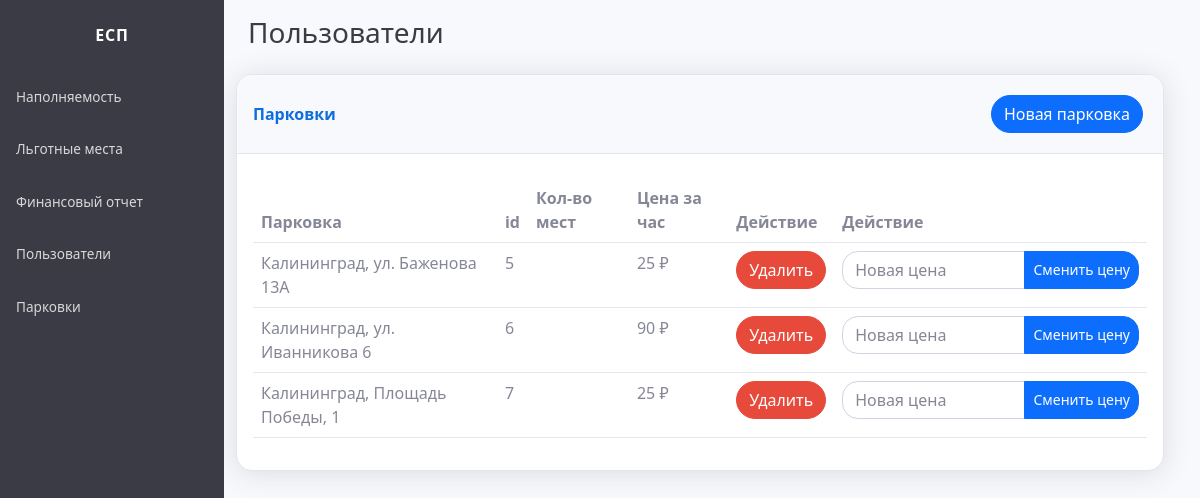
Before: /dash_parks (signed in) with the older database file.
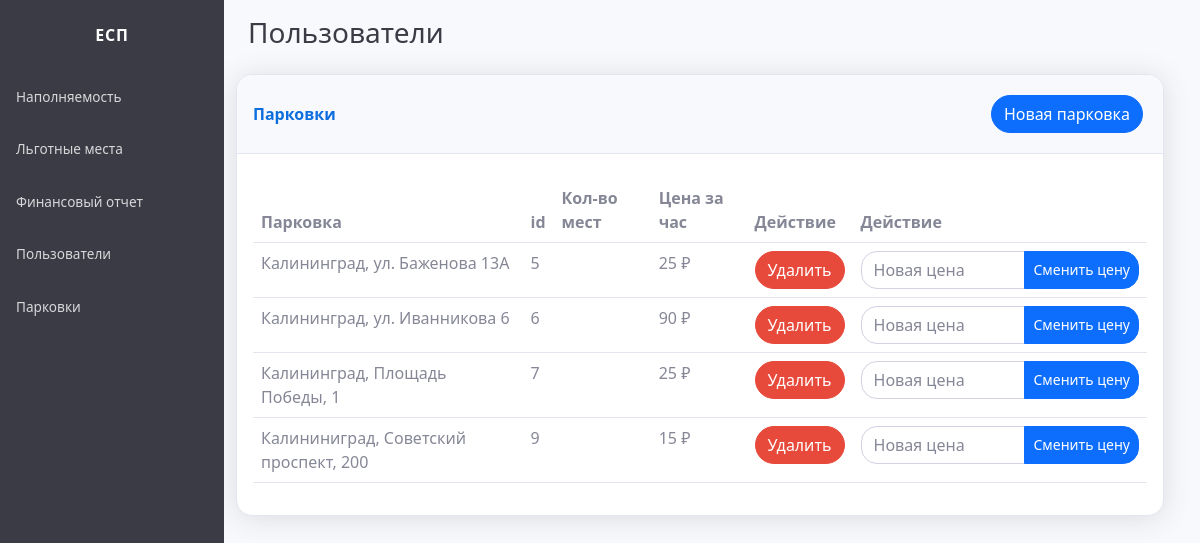
After: the same page with the newer database file.
### parkingapp/models.py (models this page shows, shortened)
class Parking(models.Model):
    lattitude = models.FloatField(default=0)
    longitude = models.FloatField(default=0)
    address = models.CharField(max_length=120, default='')
    registry_nubmer = models.PositiveIntegerField(default=0)
    max_parking_spaces = models.PositiveIntegerField(default=0)
    occupied_places = models.PositiveIntegerField(default=0)
    price_per_minute = models.PositiveIntegerField(default=0)
    change = models.DateTimeField(default=datetime(1, 1, 1, 0, 0, 0, tzinfo=None))

### parkingapp/views.py (the view)
# urls.py: path('dash_parks', views.dash_parks, name='dash_parks'),
def dash_parks(request):
    admins = User.objects.filter(rights=2)
    if request.user in admins:
        if request.method == 'POST':
            if 'change_price' in request.POST:
                form = ChangePriceForm(data=request.POST)
                if form.is_valid():
                    pk = request.POST.get('change_price')
                    new_price = request.POST['newprice']
                    parking = Parking.objects.get(pk=pk)
                    now = datetime(datetime.now().year, datetime.now().month, datetime.now().day, datetime.now().hour, datetime.now().minute, datetime.now().second, tzinfo=None)
                    tm = datetime(parking.change.year, parking.change.month, parking.change.day, parking.change.hour, parking.change.minute, parking.change.second, tzinfo=None)
                    if now - tm >= timedelta(days=90):
                        parking.price_per_minute = new_price
                        parking.change = datetime.now()
                        parking.save()
                        form = ChangePriceForm()
                    else:
                        return redirect(reverse('parkingapp:dash_parks'))
                else:
                    return redirect(reverse('parkingapp:error'))
            elif 'delete' in request.POST:
                pk = request.POST.get('delete')
                parking = Parking.objects.get(pk=pk)
                parking.delete()
                form = ChangePriceForm()
        else:
            form = ChangePriceForm()
        parkings = Parking.objects.all()
        return render(request, 'dash_parks.html', {'parkings':parkings, 'form': form})
    else:
        return redirect(reverse('parkingapp:dont_have_access'))

### parkingapp/forms.py
class ChangePriceForm(forms.Form):
    newprice = forms.IntegerField(required=True, widget=forms.NumberInput(attrs={
        'class': 'form-control radl',
        'placeholder': 'Новая цена'
    }))

### parkingapp/templates/dash_parks.html (shortened to what this page needs)
{% extends 'dash_base.html' %}
{% block content %}
<div class="d-flex flex-column" id="content-wrapper">
    <div id="content">
        <div class="container-fluid mt-3">
            <div class="d-sm-flex justify-content-between align-items-center mb-4">
                <h3 class="text-dark mb-0">Пользователи</h3>
            </div>
            <div class="row">
                <div class="row">
                    <div class="card shadow p-0">
                        <div class="d-sm-flex card-header py-3 justify-content-between align-items-center">
                            <p class="text-primary m-0 fw-bold">Парковки</p>
                            <div>
                                <a class="btn btn-primary rounded-pill mx-1 my-1" href="addparking" type="button">Новая парковка</a>
                            </div>
                        </div>
                        <div class="card-body">
                            <div class="row">
                            <div class="table-responsive table mt-2" id="dataTable" role="grid" aria-describedby="dataTable_info">
                                <table class="table my-0" id="dataTable">
                                    <thead>
                                        <tr>
                                            <th>Парковка</th>
                                            <th>id</th>
                                            <th>Кол-во мест</th>
                                            <th>Цена за час</th>
                                            <th>Действие</th>
                                            <th>Действие</th>
                                        </tr>
                                    </thead>
                                    <tbody>
                                        {% for el in parkings %}
                                        <tr>
                                            <td>{{el.address}}</td>
                                            <td>{{el.pk}}</td>
                                            <td>{{el.places}}</td>
                                            <td>{{el.price_per_minute}} ₽</td>
                                            <form method="post">
                                            <td><button class="btn btn-danger rounded-pill" value="{{el.pk}}" type="submit" name="delete">Удалить</button></td>
                                            </form>
                                            <form method="post">
                                            <td>
                                                <div class="input-group">
                                                    {{form.newprice}}
                                                    <button type="submit" name="change_price" value="{{el.pk}}" class="btn btn-sm btn-primary btn-primary radr">Сменить цену</button>
                                                </div>
                                            </td>
                                            </form>
                                        </tr>
                                        {% endfor %}
                                </table>
                            </div>
                        </div>
                    </div>
                </div>
            </div>
            </div>
        </div>
    </div>
</div>
{% endblock %}

Changed rows visible on the page:
added Parking: address "Калининиград, Советский проспект, 200", pk "9", price_per_minute "15"
